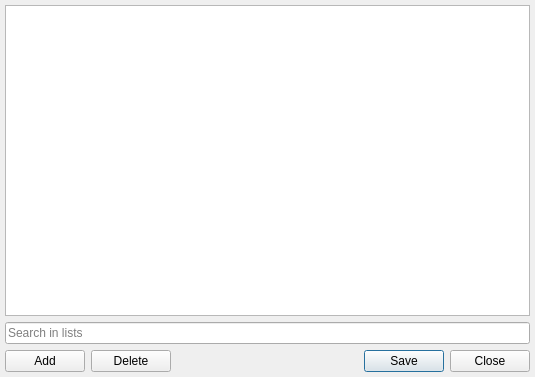
<?xml version="1.0" encoding="UTF-8"?>
<ui version="4.0">
 <class>EditUsersListDialogClass</class>
 <widget class="QDialog" name="EditUsersListDialogClass">
  <property name="geometry">
   <rect>
    <x>0</x>
    <y>0</y>
    <width>535</width>
    <height>377</height>
   </rect>
  </property>
  <property name="windowTitle">
   <string/>
  </property>
  <layout class="QVBoxLayout">
   <property name="margin">
    <number>5</number>
   </property>
   <item>
    <layout class="QVBoxLayout" name="verticalLayout">
     <property name="spacing">
      <number>0</number>
     </property>
     <item>
      <widget class="QTabBar" name="tbrTabs" native="true"/>
     </item>
     <item>
      <widget class="QTableView" name="tbvItems"/>
     </item>
    </layout>
   </item>
   <item>
    <widget class="SearchLineEdit" name="sleSearch">
     <property name="placeholderText">
      <string>Search in lists</string>
     </property>
    </widget>
   </item>
   <item>
    <layout class="QHBoxLayout">
     <item>
      <widget class="QPushButton" name="pbtAdd">
       <property name="text">
        <string>Add</string>
       </property>
      </widget>
     </item>
     <item>
      <widget class="QPushButton" name="pbtDelete">
       <property name="text">
        <string>Delete</string>
       </property>
      </widget>
     </item>
     <item>
      <spacer>
       <property name="orientation">
        <enum>Qt::Horizontal</enum>
       </property>
       <property name="sizeHint" stdset="0">
        <size>
         <width>40</width>
         <height>20</height>
        </size>
       </property>
      </spacer>
     </item>
     <item>
      <widget class="QDialogButtonBox" name="dbbButtons">
       <property name="standardButtons">
        <set>QDialogButtonBox::Close|QDialogButtonBox::Save</set>
       </property>
      </widget>
     </item>
    </layout>
   </item>
  </layout>
 </widget>
 <layoutdefault spacing="6" margin="11"/>
 <customwidgets>
  <customwidget>
   <class>SearchLineEdit</class>
   <extends>QLineEdit</extends>
   <header location="global">utils/searchlineedit.h</header>
  </customwidget>
  <customwidget>
   <class>QTabBar</class>
   <extends>QWidget</extends>
   <header location="global">QTabBar</header>
   <container>1</container>
  </customwidget>
 </customwidgets>
 <tabstops>
  <tabstop>sleSearch</tabstop>
  <tabstop>pbtAdd</tabstop>
  <tabstop>pbtDelete</tabstop>
  <tabstop>dbbButtons</tabstop>
 </tabstops>
 <resources/>
 <connections/>
</ui>
